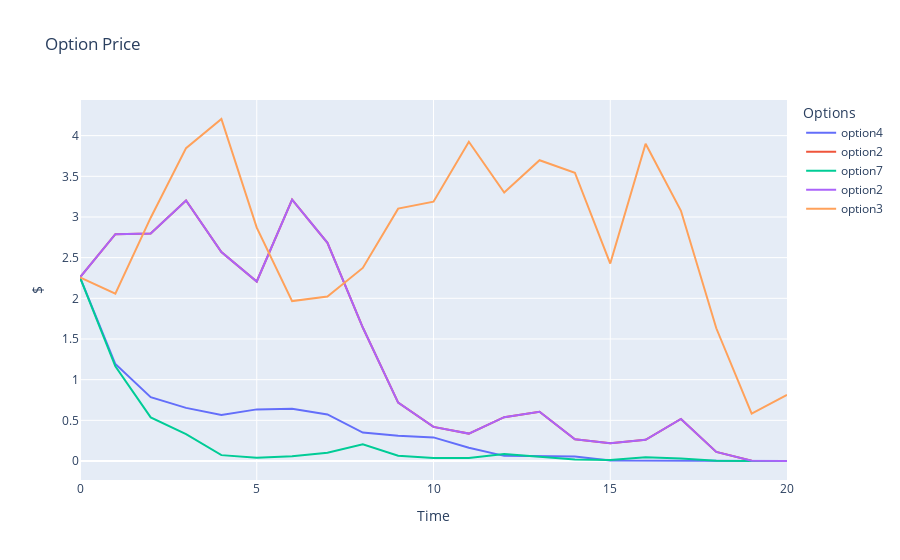

The cell this chart's notebook holds for it:
### Code cell
fig = go.Figure()

# Add traces for each column
for column in option_prices.columns[values]:
    fig.add_trace(go.Scatter(x=option_prices.index, y=option_prices[column], mode='lines', name=f"option{column}"))

# Update layout
fig.update_layout(
    title='Option Price',
    xaxis_title='Time',
    yaxis_title='$',
    template='plotly',
    legend=dict(title='Options'),
)

# Show the plot
fig.show()

### Figure 1 — Plotly figure (JSON) as saved in the notebook; plotly's stock layout.template omitted (floating-point values rounded to 4 significant figures)
{"data": [{"mode": "lines", "name": "option4", "type": "scatter", "x": [0, 1, 2, 3, 4, 5, 6, 7, 8, 9, 10, 11, 12, 13, 14, 15, 16, 17, 18, 19, 20], "y": [2.256, 1.192, 0.7855, 0.6529, 0.567, 0.6346, 0.6432, 0.572, 0.3493, 0.3115, 0.2902, 0.1626, 0.06331, 0.06058, 0.05551, 0.007621, 0.0056, 0.006992, 0.0004797, 0.0002879, 0]}, {"mode": "lines", "name": "option2", "type": "scatter", "x": [0, 1, 2, 3, 4, 5, 6, 7, 8, 9, 10, 11, 12, 13, 14, 15, 16, 17, 18, 19, 20], "y": [2.256, 2.788, 2.797, 3.203, 2.568, 2.206, 3.213, 2.683, 1.641, 0.7174, 0.4197, 0.337, 0.5384, 0.6046, 0.2672, 0.2188, 0.2602, 0.5162, 0.1122, 0.002532, 0]}, {"mode": "lines", "name": "option7", "type": "scatter", "x": [0, 1, 2, 3, 4, 5, 6, 7, 8, 9, 10, 11, 12, 13, 14, 15, 16, 17, 18, 19, 20], "y": [2.256, 1.163, 0.5367, 0.3296, 0.07209, 0.04041, 0.059, 0.1026, 0.2066, 0.06564, 0.03542, 0.03821, 0.08657, 0.04775, 0.01748, 0.01297, 0.04658, 0.02944, 0.004084, 0.001328, 0]}, {"mode": "lines", "name": "option2", "type": "scatter", "x": [0, 1, 2, 3, 4, 5, 6, 7, 8, 9, 10, 11, 12, 13, 14, 15, 16, 17, 18, 19, 20], "y": [2.256, 2.788, 2.797, 3.203, 2.568, 2.206, 3.213, 2.683, 1.641, 0.7174, 0.4197, 0.337, 0.5384, 0.6046, 0.2672, 0.2188, 0.2602, 0.5162, 0.1122, 0.002532, 0]}, {"mode": "lines", "name": "option3", "type": "scatter", "x": [0, 1, 2, 3, 4, 5, 6, 7, 8, 9, 10, 11, 12, 13, 14, 15, 16, 17, 18, 19, 20], "y": [2.256, 2.057, 2.991, 3.846, 4.204, 2.868, 1.966, 2.023, 2.374, 3.103, 3.188, 3.924, 3.301, 3.697, 3.543, 2.427, 3.9, 3.076, 1.632, 0.5828, 0.812]}], "layout": {"legend": {"title": {"text": "Options"}}, "title": {"text": "Option Price"}, "xaxis": {"title": {"text": "Time"}}, "yaxis": {"title": {"text": "$"}}}}
